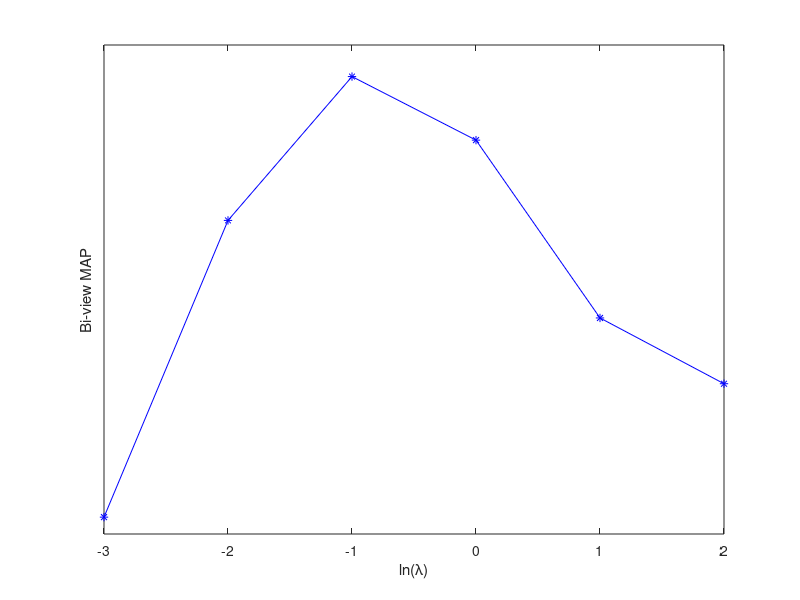

This figure's MATLAB source:
x=[-3, -2, -1, 0, 1, 2];
a=[0.421, 0.439, 0.448, 0.444, 0.433, 0.429]; 
semilogy(x,a,'-*b'); %????????????????
axis([-3,2,0.42,0.45])  %????x????y??????????
set(gca,'XTick',-3:1:2) 
% set(gca,'YTick',[0.421, 0.439, 0.448, 0.444, 0.433, 0.429])
xlabel('ln(\lambda)')  
ylabel('Bi-view MAP') 
